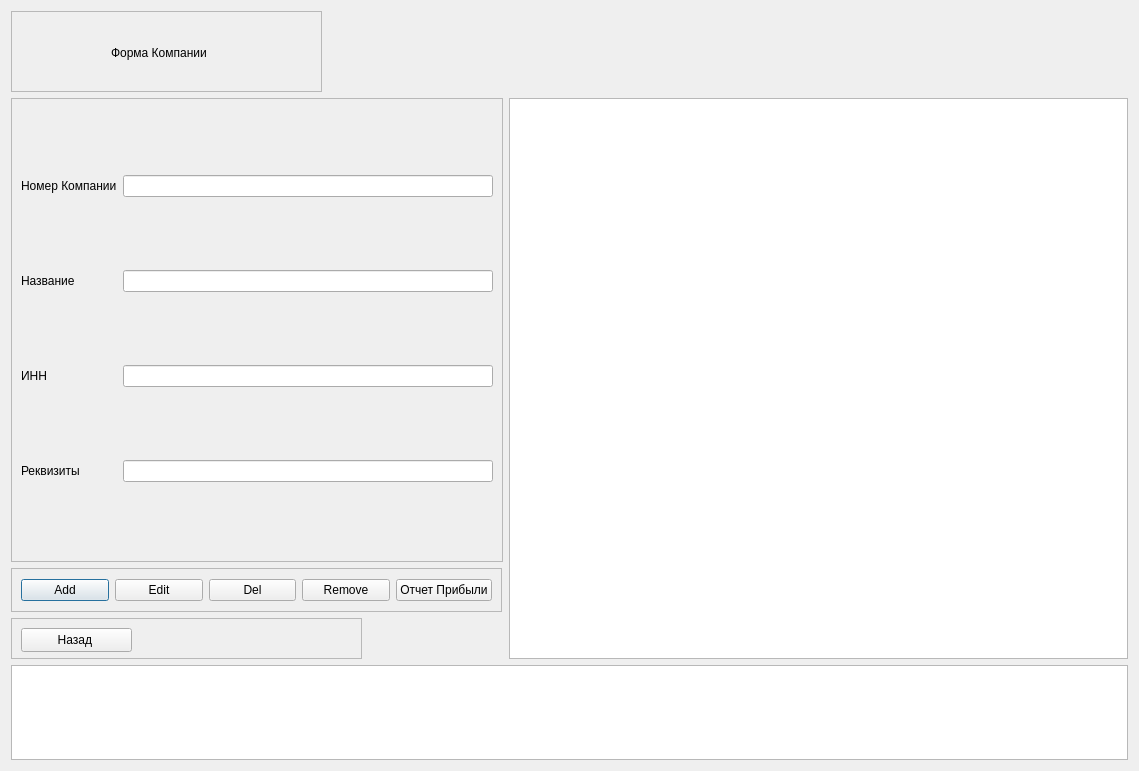
<?xml version="1.0" encoding="UTF-8"?>
<ui version="4.0">
 <class>company</class>
 <widget class="QDialog" name="company">
  <property name="geometry">
   <rect>
    <x>0</x>
    <y>0</y>
    <width>1139</width>
    <height>771</height>
   </rect>
  </property>
  <property name="sizePolicy">
   <sizepolicy hsizetype="Minimum" vsizetype="Preferred">
    <horstretch>0</horstretch>
    <verstretch>0</verstretch>
   </sizepolicy>
  </property>
  <property name="minimumSize">
   <size>
    <width>1077</width>
    <height>668</height>
   </size>
  </property>
  <property name="windowTitle">
   <string>Dialog</string>
  </property>
  <layout class="QGridLayout" name="gridLayout_2">
   <item row="0" column="0">
    <widget class="QFrame" name="frame_title_Form">
     <property name="maximumSize">
      <size>
       <width>311</width>
       <height>81</height>
      </size>
     </property>
     <property name="frameShape">
      <enum>QFrame::StyledPanel</enum>
     </property>
     <property name="frameShadow">
      <enum>QFrame::Raised</enum>
     </property>
     <layout class="QHBoxLayout" name="horizontalLayout_5">
      <item>
       <widget class="QLabel" name="ImgReport_2">
        <property name="text">
         <string/>
        </property>
        <property name="pixmap">
         <pixmap resource="Recource.qrc">:/rec/img/Form.png</pixmap>
        </property>
       </widget>
      </item>
      <item>
       <widget class="QLabel" name="lbReport_2">
        <property name="minimumSize">
         <size>
          <width>201</width>
          <height>64</height>
         </size>
        </property>
        <property name="maximumSize">
         <size>
          <width>219</width>
          <height>64</height>
         </size>
        </property>
        <property name="styleSheet">
         <string notr="true">font: 20pt &quot;Segoe UI&quot;;</string>
        </property>
        <property name="text">
         <string>Форма Компании</string>
        </property>
       </widget>
      </item>
     </layout>
    </widget>
   </item>
   <item row="1" column="0">
    <widget class="QFrame" name="frame">
     <property name="minimumSize">
      <size>
       <width>335</width>
       <height>326</height>
      </size>
     </property>
     <property name="maximumSize">
      <size>
       <width>492</width>
       <height>464</height>
      </size>
     </property>
     <property name="frameShape">
      <enum>QFrame::StyledPanel</enum>
     </property>
     <property name="frameShadow">
      <enum>QFrame::Raised</enum>
     </property>
     <layout class="QGridLayout" name="gridLayout">
      <item row="0" column="0">
       <widget class="QLabel" name="lbID_2">
        <property name="text">
         <string>Номер Компании</string>
        </property>
       </widget>
      </item>
      <item row="0" column="1">
       <widget class="QLineEdit" name="leID_2"/>
      </item>
      <item row="1" column="0">
       <widget class="QLabel" name="lbName_2">
        <property name="text">
         <string>Название</string>
        </property>
       </widget>
      </item>
      <item row="1" column="1">
       <widget class="QLineEdit" name="leName_2"/>
      </item>
      <item row="2" column="0">
       <widget class="QLabel" name="lbINN_2">
        <property name="text">
         <string>ИНН</string>
        </property>
       </widget>
      </item>
      <item row="2" column="1">
       <widget class="QLineEdit" name="leINN_2"/>
      </item>
      <item row="3" column="0">
       <widget class="QLabel" name="lbRequisites_2">
        <property name="text">
         <string>Реквизиты</string>
        </property>
       </widget>
      </item>
      <item row="3" column="1">
       <widget class="QLineEdit" name="leRec"/>
      </item>
     </layout>
    </widget>
   </item>
   <item row="1" column="1" rowspan="3">
    <widget class="QTableWidget" name="twOrg">
     <property name="minimumSize">
      <size>
       <width>561</width>
       <height>561</height>
      </size>
     </property>
    </widget>
   </item>
   <item row="2" column="0">
    <widget class="QFrame" name="frame_3">
     <property name="maximumSize">
      <size>
       <width>491</width>
       <height>44</height>
      </size>
     </property>
     <property name="frameShape">
      <enum>QFrame::StyledPanel</enum>
     </property>
     <property name="frameShadow">
      <enum>QFrame::Raised</enum>
     </property>
     <layout class="QHBoxLayout" name="horizontalLayout">
      <item>
       <widget class="QPushButton" name="btnAdd_2">
        <property name="text">
         <string>Add</string>
        </property>
       </widget>
      </item>
      <item>
       <widget class="QPushButton" name="btnEdit_2">
        <property name="text">
         <string>Edit</string>
        </property>
       </widget>
      </item>
      <item>
       <widget class="QPushButton" name="btnDel_2">
        <property name="text">
         <string>Del</string>
        </property>
       </widget>
      </item>
      <item>
       <widget class="QPushButton" name="btnRemove_2">
        <property name="text">
         <string>Remove</string>
        </property>
       </widget>
      </item>
      <item>
       <widget class="QPushButton" name="btnReport">
        <property name="text">
         <string>Отчет Прибыли</string>
        </property>
       </widget>
      </item>
     </layout>
    </widget>
   </item>
   <item row="3" column="0">
    <widget class="QFrame" name="frame_4">
     <property name="minimumSize">
      <size>
       <width>351</width>
       <height>41</height>
      </size>
     </property>
     <property name="maximumSize">
      <size>
       <width>351</width>
       <height>41</height>
      </size>
     </property>
     <property name="frameShape">
      <enum>QFrame::StyledPanel</enum>
     </property>
     <property name="frameShadow">
      <enum>QFrame::Raised</enum>
     </property>
     <widget class="QPushButton" name="btnBack">
      <property name="geometry">
       <rect>
        <x>10</x>
        <y>10</y>
        <width>111</width>
        <height>24</height>
       </rect>
      </property>
      <property name="text">
       <string>Назад </string>
      </property>
     </widget>
    </widget>
   </item>
   <item row="4" column="0" colspan="2">
    <widget class="QTextEdit" name="teResult">
     <property name="sizePolicy">
      <sizepolicy hsizetype="Minimum" vsizetype="Expanding">
       <horstretch>0</horstretch>
       <verstretch>0</verstretch>
      </sizepolicy>
     </property>
     <property name="readOnly">
      <bool>true</bool>
     </property>
    </widget>
   </item>
  </layout>
 </widget>
 <resources>
  <include location="Recource.qrc"/>
 </resources>
 <connections/>
</ui>
